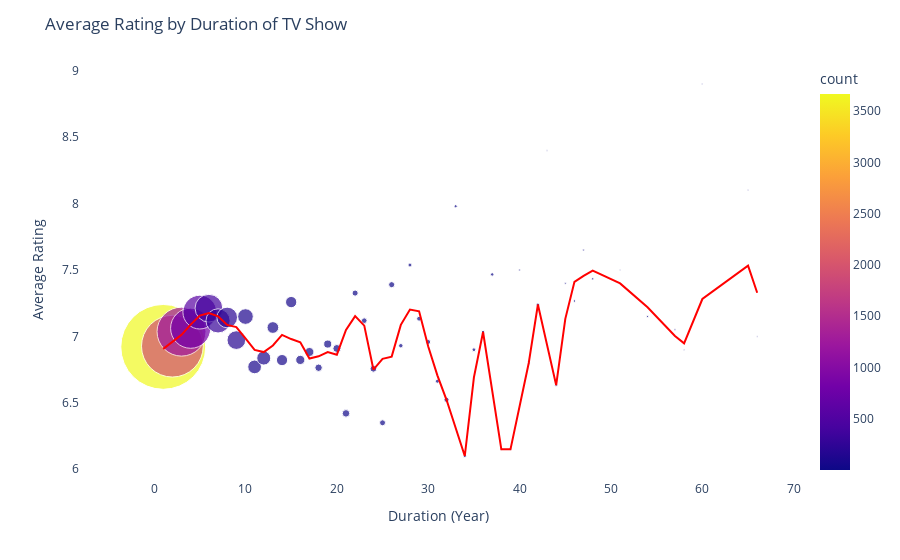

This figure's notebook cell:
### Markdown cell above
Average rating in TV Show is gradually decreaseing.

However, during 2010 to 2020, rating has been increased, but in 2021, 2022, collapsed.

Maybe COVID made rating collapse.

### Code cell
#make new column 'duration' by subtracting endYear from releaseYear
id3['duration'] = id3['endYear'] - id3['releaseYear']
id3
#decending order of duration
id3.sort_values(by='duration', ascending=False)
#find average rating of per duration and include how many data in each duration
id3_durat = id3.groupby('duration')['rating'].agg(['mean', 'count'])
#reset index of id3_durat
id3_durat = id3_durat.reset_index()
#make bubble chart of id3_durattrendline
fig = px.scatter(id3_durat, x='duration', y='mean', size='count', color='count', hover_name='duration', size_max=60, trendline="lowess",trendline_options=dict(frac=0.1), trendline_color_override="red")
#title of the chart
fig.update_layout(title='Average Rating by Duration of TV Show')
#x axis name
fig.update_xaxes(title_text='Duration (Year)')
#y axis name
fig.update_yaxes(title_text='Average Rating')
#remove background
fig.update_layout(plot_bgcolor='rgba(0,0,0,0)')
fig.show()

### Figure 1 — Plotly figure (JSON) as saved in the notebook; plotly's stock layout.template omitted (floating-point values rounded to 4 significant figures)
{"data": [{"hovertemplate": "<b>%{hovertext}</b><br><br>duration=%{x}<br>mean=%{y}<br>count=%{marker.color}<extra></extra>", "hovertext": [1, 2, 3, 4, 5, 6, 7, 8, 9, 10, 11, 12, 13, 14, 15, 16, 17, 18, 19, 20, 21, 22, 23, 24, 25, 26, 27, 28, 29, 30, 31, 32, 33, 34, 35, 36, 37, 38, 39, 40, 41, 42, 43, 44, 45, 46, 47, 48, 51, 54, 57, 58, 60, 65, 66], "legendgroup": "", "marker": {"color": [3667, 1942, 1220, 821, 581, 392, 299, 218, 178, 125, 96, 100, 70, 64, 65, 43, 41, 28, 33, 32, 29, 19, 16, 23, 18, 19, 10, 8, 12, 12, 8, 13, 5, 5, 7, 6, 6, 2, 2, 2, 4, 5, 1, 3, 2, 3, 2, 3, 1, 2, 2, 1, 1, 1, 1], "coloraxis": "coloraxis", "size": [3667, 1942, 1220, 821, 581, 392, 299, 218, 178, 125, 96, 100, 70, 64, 65, 43, 41, 28, 33, 32, 29, 19, 16, 23, 18, 19, 10, 8, 12, 12, 8, 13, 5, 5, 7, 6, 6, 2, 2, 2, 4, 5, 1, 3, 2, 3, 2, 3, 1, 2, 2, 1, 1, 1, 1], "sizemode": "area", "sizeref": 1.019, "symbol": "circle"}, "mode": "markers", "name": "", "orientation": "v", "showlegend": false, "type": "scatter", "x": [1, 2, 3, 4, 5, 6, 7, 8, 9, 10, 11, 12, 13, 14, 15, 16, 17, 18, 19, 20, 21, 22, 23, 24, 25, 26, 27, 28, 29, 30, 31, 32, 33, 34, 35, 36, 37, 38, 39, 40, 41, 42, 43, 44, 45, 46, 47, 48, 51, 54, 57, 58, 60, 65, 66], "xaxis": "x", "y": [6.921, 6.927, 7.036, 7.062, 7.183, 7.213, 7.117, 7.143, 6.972, 7.15, 6.771, 6.837, 7.067, 6.822, 7.258, 6.823, 6.883, 6.764, 6.942, 6.909, 6.421, 7.326, 7.119, 6.757, 6.35, 7.389, 6.93, 7.537, 7.133, 6.958, 6.662, 6.523, 7.98, 6.1, 6.9, 7.033, 7.467, 6.15, 6.15, 7.5, 6.8, 7.24, 8.4, 6.633, 7.4, 7.267, 7.65, 7.433, 7.5, 7.15, 7.05, 6.9, 8.9, 8.1, 7], "yaxis": "y"}, {"hovertemplate": "<b>LOWESS trendline</b><br><br>duration=%{x}<br>mean=%{y} <b>(trend)</b><extra></extra>", "legendgroup": "", "line": {"color": "red"}, "marker": {"symbol": "circle"}, "mode": "lines", "name": "", "showlegend": false, "type": "scatter", "x": [1, 2, 3, 4, 5, 6, 7, 8, 9, 10, 11, 12, 13, 14, 15, 16, 17, 18, 19, 20, 21, 22, 23, 24, 25, 26, 27, 28, 29, 30, 31, 32, 33, 34, 35, 36, 37, 38, 39, 40, 41, 42, 43, 44, 45, 46, 47, 48, 51, 54, 57, 58, 60, 65, 66], "xaxis": "x", "y": [6.906, 6.959, 7.012, 7.089, 7.157, 7.177, 7.152, 7.087, 7.071, 6.985, 6.899, 6.882, 6.932, 7.012, 6.98, 6.956, 6.833, 6.85, 6.883, 6.862, 7.049, 7.152, 7.081, 6.751, 6.832, 6.848, 7.087, 7.202, 7.189, 6.924, 6.707, 6.523, 6.312, 6.1, 6.692, 7.033, 6.592, 6.15, 6.15, 6.475, 6.8, 7.24, 6.937, 6.633, 7.132, 7.411, 7.456, 7.496, 7.399, 7.219, 7.004, 6.948, 7.282, 7.533, 7.329], "yaxis": "y"}], "layout": {"coloraxis": {"colorbar": {"title": {"text": "count"}}, "colorscale": [[0, "#0d0887"], [0.1111, "#46039f"], [0.2222, "#7201a8"], [0.3333, "#9c179e"], [0.4444, "#bd3786"], [0.5556, "#d8576b"], [0.6667, "#ed7953"], [0.7778, "#fb9f3a"], [0.8889, "#fdca26"], [1, "#f0f921"]]}, "legend": {"itemsizing": "constant", "tracegroupgap": 0}, "margin": {"t": 60}, "plot_bgcolor": "rgba(0,0,0,0)", "title": {"text": "Average Rating by Duration of TV Show"}, "xaxis": {"anchor": "y", "domain": [0, 1], "title": {"text": "Duration (Year)"}}, "yaxis": {"anchor": "x", "domain": [0, 1], "title": {"text": "Average Rating"}}}}
